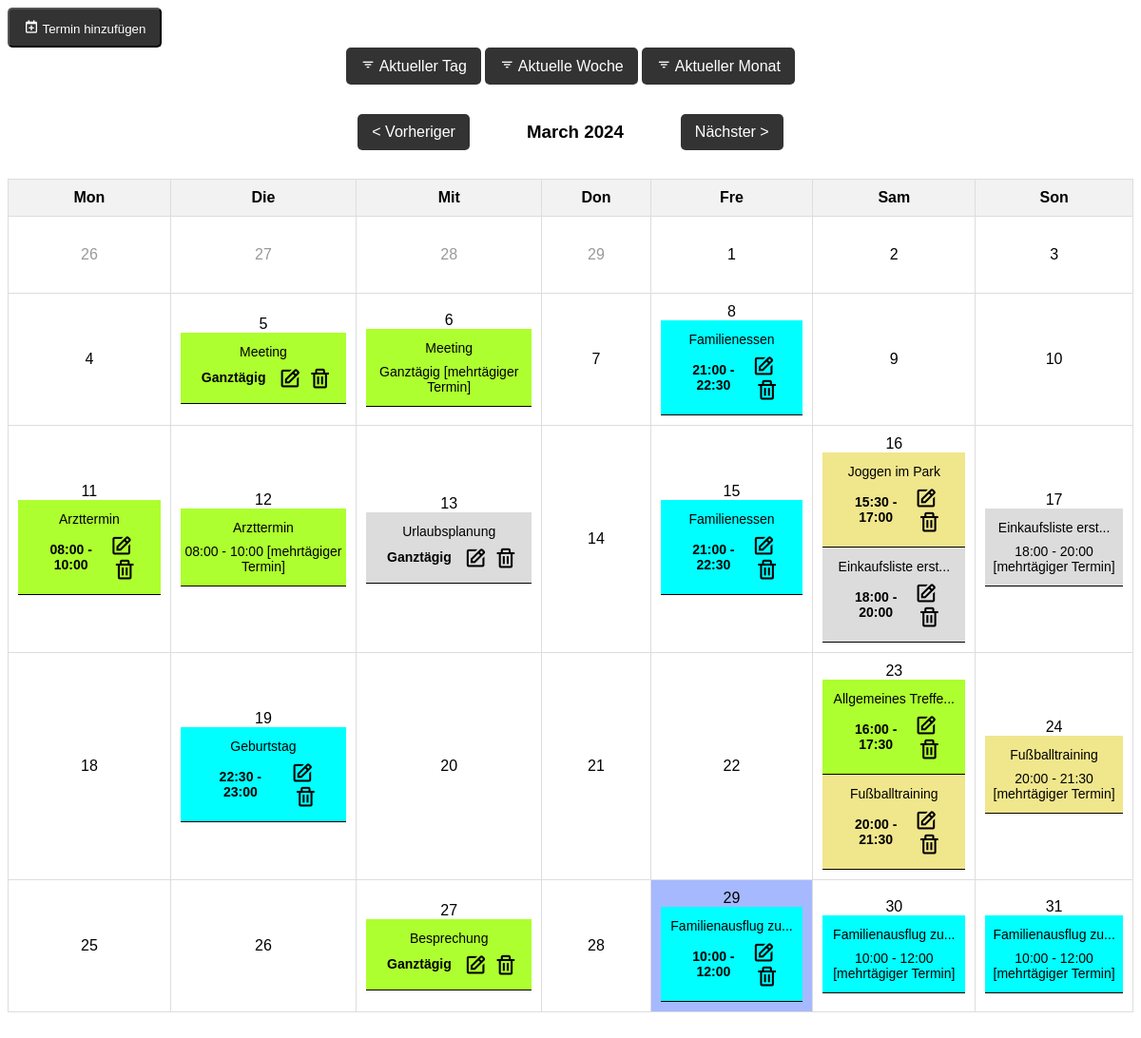
The page / on the database its author committed.
### tables this page shows
CREATE TABLE `appointments` (
  `id` int(11) NOT NULL,
  `title` varchar(255) NOT NULL,
  `description` text DEFAULT NULL,
  `date` date NOT NULL,
  `end_date` date DEFAULT NULL,
  `start_time` time DEFAULT NULL,
  `end_time` time DEFAULT NULL,
  `is_full_day` tinyint(1) NOT NULL DEFAULT 0,
  `category` varchar(50) DEFAULT NULL,
  `created_at` timestamp NULL DEFAULT current_timestamp(),
  `category_id` int(11) DEFAULT NULL
);

### index.php (the view, shortened to what this page needs)
<?php
include 'db_connection.php';
$month = isset($_GET['month']) ? $_GET['month'] : date('m');
$year = isset($_GET['year']) ? $_GET['year'] : date('Y');
$view = isset($_GET['view']) ? $_GET['view'] : 'month';
$daysInMonth = cal_days_in_month(CAL_GREGORIAN, $month, $year);
$firstDay = mktime(0, 0, 0, $month, 1, $year);
$monthName = date('F', $firstDay);
$dayOfWeek = date('N', $firstDay);
$currentWeek = date('W');
$daysOfWeek = ["Mon", "Die", "Mit", "Don", "Fre", "Sam", "Son"];
?>
<!DOCTYPE html>
<html lang="en">
<head>
    <link rel="stylesheet" href="css/style.css">
    <link href='https://unpkg.com/boxicons@2.1.4/css/boxicons.min.css' rel='stylesheet'>
</head>
<body>
    <button onclick="openAddModal()" class="buttun"> <i class='bx bx-calendar-plus bx-tada bx-xs'></i> Termin hinzufügen</button>
    <div class="calendar-container">
        <div class="navigation">
            <a href='?view=day&month=<?= date('m') ?>&year=<?= date('Y') ?>'> <i class='bx bx-filter'></i> Aktueller Tag </a> &nbsp;
            <a href='?view=week&month=<?= date('m') ?>&year=<?= date('Y') ?>&week=<?= $currentWeek ?>'> <i class='bx bx-filter'></i> Aktuelle Woche</a>&nbsp;
            <a href='?view=month&month=<?= date('m') ?>&year=<?= date('Y') ?>'><i class='bx bx-filter'></i> Aktueller Monat</a>
        </div>
        <?php if ($view == 'month') : ?>
            <div class="navigation">
                <a href='?month=<?= ($month == 1) ? 12 : $month - 1 ?>&year=<?= ($month == 1) ? $year - 1 : $year ?>'>
                    &lt; Vorheriger</a>
                <h3 class='h3'><?= $monthName ?> <?= $year ?></h3>
                <a href='?month=<?= ($month == 12) ? 1 : $month + 1 ?>&year=<?= ($month == 12) ? $year + 1 : $year ?>'>Nächster
                    &gt;</a>
            </div>
            <table class="tableM">
                <tr>
                    <?php foreach ($daysOfWeek as $day) : ?>
                        <th><?= $day ?></th>
                    <?php endforeach; ?>
                </tr>
                <tr>
                    <?php
                    for ($i = 1; $i < $dayOfWeek; $i++) {
                        echo "<td class='other-month'>" . (date('t', mktime(0, 0, 0, $month - 1, 1, $year)) - ($dayOfWeek - $i - 1)) . "</td>";
                    }
                    $dates = [];
                    for ($day = 1; $day <= $daysInMonth; $day++) {
                        $class = ($day == date('j') && $month == date('n') && $year == date('Y')) ? 'today' : '';
                        echo "<td class='date $class' style='width: 300px'>$day";
                        if (!empty($dates)) {
                            foreach ($dates as $date => $data) {
                                if (date('d', strtotime($date)) == $day) {
                                    foreach ($data as $entry) {
                                        $color = $entry['color'];
                                        $title = (strlen($entry['title']) > 18) ? substr($entry['title'], 0, 18) . '...' : $entry['title'];
                                        $time = $entry['time'];
                                        $id = $entry['id'];
                                        echo "<div class='appointment' style='background-color: $color;'>";
                                        echo "<span class='date Hovericon' onclick='DisplayEventsModel(" . $id . ")'>$title</span><br/>";
                                        echo "<div class='descriptionCurrEv'><span>$time [mehrtägiger Termin]</span>";
                                        echo "</div></div>";
                                    }
                                    unset($dates[$date]);
                                }
                            }
                        }
                        $sql = "SELECT a.*, c.*, a.id FROM appointments a LEFT JOIN categories c ON a.category_id = c.id WHERE YEAR(a.date) = $year AND MONTH(a.date) = $month AND DAY(a.date) = $day ORDER BY a.start_time";
                        $result = $pdo->query($sql);
                        if ($result->rowCount() > 0) {
                            while ($row = $result->fetch(PDO::FETCH_ASSOC)) {
                                $time = '';
                                $title = (strlen($row['title']) > 18) ? substr($row['title'], 0, 18) . '...' : $row['title'];
                                if ($row["is_full_day"] == 1) {
                                    echo "<div class='appointment' style='background-color: " . $row["color"] . ";'>";
                                    echo "<span class='full-day Hovericon' onclick='DisplayEventsModel(" . $row["id"] . ")'>" . $title . "<br/></span> <div class='containerAll'> <span class='descriptionEv'> Ganztägig</span>";
                                    $time = 'Ganztägig';
                                } else {
                                    echo "<div class='appointment' style='background-color: " . $row["color"] . ";'>";
                                    echo "<span class='timed Hovericon' onclick='DisplayEventsModel(" . $row["id"] . ")'>" . $title . " <br/> </span>";
                                    echo "<div class='containerAll'><span class='descriptionEv'>" . substr($row["start_time"], 0, 5);
                                    if (!empty($row["end_time"])) {
                                        echo " - " . substr($row["end_time"], 0, 5);
                                    }
                                    $time = substr($row["start_time"], 0, 5) . " - " . substr($row["end_time"], 0, 5);
                                    echo "</span>";
                                }
                                if (!empty($row["end_date"]) && $row["end_date"] != $row["date"]) {
                                    $start = new DateTime($row["date"]);
                                    $end = new DateTime($row["end_date"]);
                                    $currentDate = clone $start;
                                    $currentDate = $currentDate->modify('+1 day');
                                    while ($currentDate <= $end) {
                                        $dates[$currentDate->format('Y-m-d')][] = [
                                            'color' => $row["color"],
                                            'title' => $row["title"],
                                            'id' => $row["id"],
                                            'time' => $time
                                        ];
                                        $currentDate->modify('+1 day');
                                    }
                                }
                                echo "<div class='iconsDV'><i class='bx bx-edit bx-sm Hovericon' style='margin-right: 7px;' onclick='openModalEdite(" . $row["id"] . ")'></i>";
                                echo "<i class='bx bx-trash bx-sm Hovericon' onclick='deleteAppointment(" . $row["id"] . ")'></i></div>";
                                echo "</div></div>";
                            }
                        }
                        echo "</td>";
                        if (date('N', mktime(0, 0, 0, $month, $day, $year)) == 7) {
                            echo "</tr><tr>";
                        }
                    }
                    ?>
                </tr>
            </table>
        <?php endif; ?>
    </div>
</body>
</html>

### css/style.css (style rules this page uses)
body { font-family: Arial, sans-serif; }
table { border-collapse: collapse; width: 100%; margin-bottom: 70px; }
th, td { border: 1px solid #ddd; padding: 10px; text-align: center; }
.tableM td { height:60px; }
th { background-color: #f2f2f2; }
.today { background-color: #a6b9ff; }
.other-month { color: #999; }
.navigation { margin-bottom: 20px; display: flex; justify-content: center; align-items: center; }
.navigation a ,.buttun { padding: 10px 15px; background-color: #333; color: #fff; text-decoration: none; border-radius: 5px; transition: background-color 0.3s ease; }
.navigation .h3 { margin-left: 60px; margin-right: 60px; }
.appointment { font-size: 14px; padding-top: 12px; padding-bottom: 12px; border-bottom: 1px solid black; }
.descriptionEv { color: black; font-weight: bolder; margin-left: 22px; margin-top: -5px; font-size: 14px; }
.containerAll { display: flex; align-items: center; margin-top: 9px; }
.iconsDV { margin-left: auto; margin-right: 15px; }
.descriptionCurrEv { margin-top: 9px; }
.Hovericon { cursor: pointer; }

### rows shown on the page
appointments: title "Meeting", time "Ganztägig"
appointments: title "Familienessen", start_time "21:00", end_time "22:30"
appointments: title "Arzttermin", start_time "08:00", end_time "10:00", time "08:00 - 10:00"
appointments: title "Urlaubsplanung"
appointments: title "Familienessen", start_time "21:00", end_time "22:30"
appointments: title "Joggen im Park", start_time "15:30", end_time "17:00"
appointments: title "Einkaufsliste erst...", start_time "18:00", end_time "20:00", time "18:00 - 20:00"
appointments: title "Geburtstag", start_time "22:30", end_time "23:00"
appointments: title "Allgemeines Treffe...", start_time "16:00", end_time "17:30"
appointments: title "Fußballtraining", start_time "20:00", end_time "21:30", time "20:00 - 21:30"
appointments: title "Besprechung"
appointments: title "Familienausflug zu...", start_time "10:00", end_time "12:00", time "10:00 - 12:00"

### other values the page prints
$monthName "March"
$year "2024"
$day "Mon"
$day "Die"
$day "Mit"
$day "Don"
$day "Fre"
$day "Sam"
$day "Son"
